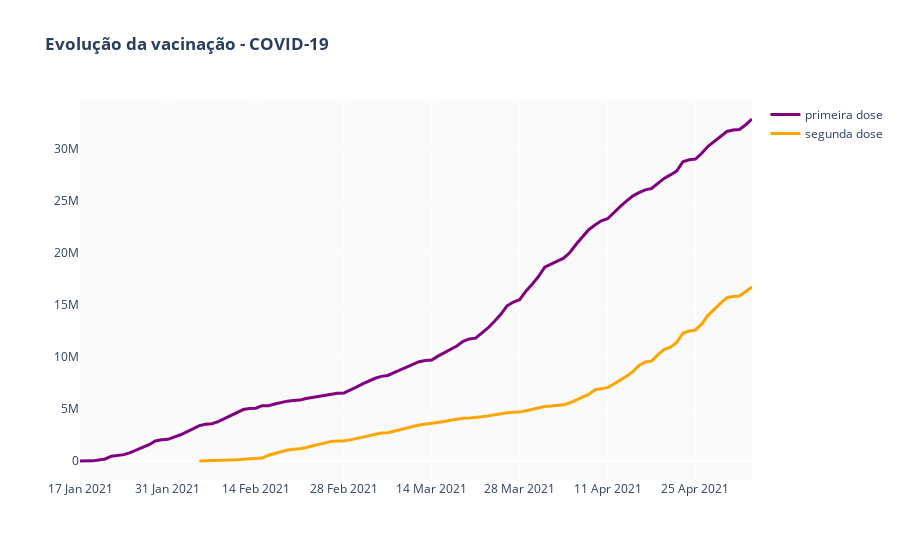

Notebook cell for this chart:
### Code cell
# data_BR[~data_BR['vaccinated'].isna()].iplot(
#     x='date', 
#     y=['vaccinated', 'vaccinated_second'], 
#     title='Evolução da vacinação'    
# )

_dv = data_BR[~data_BR['vaccinated'].isna()]
fig = go.Figure(go.Scatter(
    x = _dv['date'],
    y = _dv['vaccinated'],
    line=dict(color='purple', width=3),
    name='primeira dose'

))

fig.add_trace(go.Scatter(
    x = _dv['date'],
    y = _dv['vaccinated_second'],
    line=dict(color='orange', width=3),
    name='segunda dose'
))

fig.update_layout(
    title = '<b>Evolução da vacinação - COVID-19</b>',
    xaxis_tickformat = '%d %b %Y'
)
fig.update_traces(hovertemplate='Data: %{x} <br>Total: %{y:,.0f}')
fig.update_layout(hovermode='x unified', separators=',.', plot_bgcolor='#fafafa')
fig.show()
fig.write_html("graficos/evolucao-vacinacao.html")
